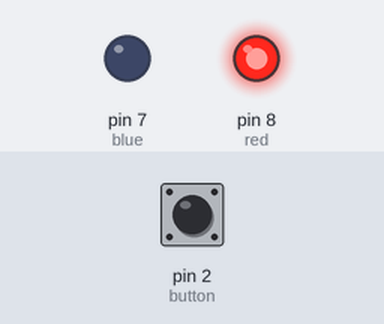
Simulated run of this sketch. Board: Arduino Uno, built with avr-gcc and run on an emulated ATmega328P. Parts: output pins drawn as LEDs (lit = HIGH). Inputs (shaded band) come from the test bench; at power-on: pin 2 (button) HIGH.

Above: at 1.2 s.
1.3 s: pin 2 (button) pulled LOW for 0.15 s
At 1.7 s:
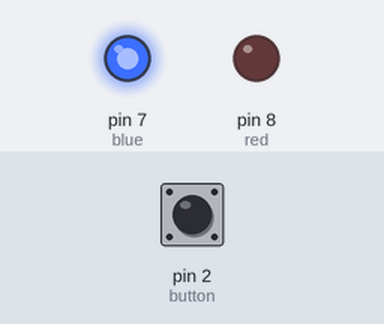
2.9 s: pin 2 (button) pulled LOW for 1 s
At 4.1 s:
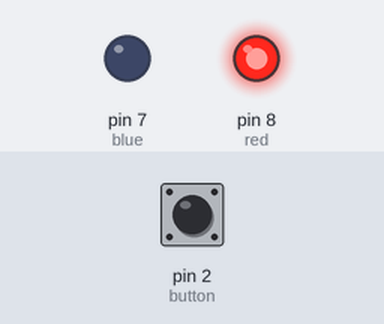
5.4 s: pin 2 (button) pulled LOW for 3.2 s
At 6.0 s:
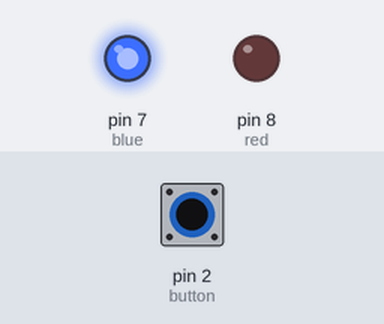
Timing chart, 0 to 8.4 s (numbered marks = the images above; inputs shaded):
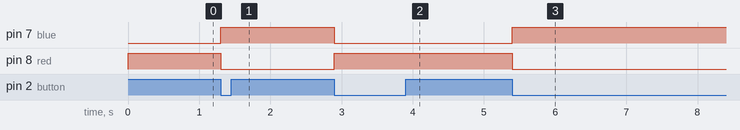

The sketch:

button_press.ino
```cpp
int red=8, blue=7;
int button=2;
int button_old=1;
int button_new;
int led_state=0;
int del=100;
void setup() {
  // put your setup code here, to run once:
  pinMode(red, OUTPUT);
  pinMode(blue, OUTPUT);
  pinMode(button, INPUT);
  digitalWrite(red, HIGH);
}

void loop() {
  // put your main code here, to run repeatedly:
  button_new=digitalRead(button);

  if (button_old==1 && button_new==0) {
    if (led_state==0){
      digitalWrite(blue, HIGH);
      digitalWrite(red, LOW);
      led_state=1;
    }
    else if (led_state==1) {
      digitalWrite(red, HIGH);
      digitalWrite(blue, LOW);
      led_state=0;
    }
  }
  button_old=button_new;
  delay(del);
}
```

Measured:
- after the input at 1.3 s, pin 7 (blue): LOW → HIGH at once; pin 8 (red): HIGH → LOW at once
- after the input at 2.9 s, pin 7 (blue): HIGH → LOW at once; pin 8 (red): LOW → HIGH at once
- after the input at 5.4 s, pin 7 (blue): LOW → HIGH at once; pin 8 (red): HIGH → LOW at once
